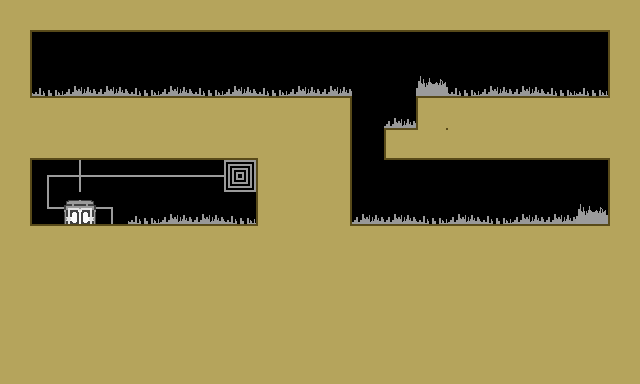

The image is a tile-based game level rendered from a .tmx file. Its description and source (layers, tilesets, objects; grid data summarised) follow:
An orthogonal 20x12 tile map with 32x32 px tiles, 1 tile layer (Tile Layer 1).

<map version="1.0" orientation="orthogonal" width="20" height="12" tilewidth="32" tileheight="32">
 <tileset firstgid="1" name="sprite" tilewidth="32" tileheight="32">
  <image source="../img/sprite.png" trans="ffffff" width="320" height="640" />
 </tileset>
 <layer name="Tile Layer 1" width="20" height="12">
  <data>[240 cells, 210 non-empty, 23 distinct tile ids]</data>
 </layer>
</map>
